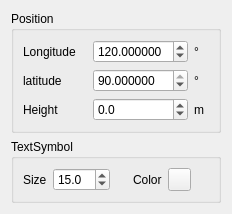
<?xml version="1.0" encoding="UTF-8"?>
<ui version="4.0">
 <class>text_tab_widget</class>
 <widget class="QWidget" name="text_tab_widget">
  <property name="geometry">
   <rect>
    <x>0</x>
    <y>0</y>
    <width>232</width>
    <height>198</height>
   </rect>
  </property>
  <property name="windowTitle">
   <string>Form</string>
  </property>
  <layout class="QGridLayout" name="gridLayout_4">
   <item row="1" column="0" rowspan="2" colspan="2">
    <widget class="QGroupBox" name="groupBox_2">
     <property name="title">
      <string>TextSymbol</string>
     </property>
     <layout class="QGridLayout" name="gridLayout_2">
      <item row="0" column="1">
       <widget class="QDoubleSpinBox" name="textSizeSpin">
        <property name="maximumSize">
         <size>
          <width>16777215</width>
          <height>16777215</height>
         </size>
        </property>
        <property name="frame">
         <bool>true</bool>
        </property>
        <property name="accelerated">
         <bool>false</bool>
        </property>
        <property name="decimals">
         <number>1</number>
        </property>
        <property name="minimum">
         <double>1.000000000000000</double>
        </property>
        <property name="value">
         <double>15.000000000000000</double>
        </property>
       </widget>
      </item>
      <item row="0" column="3">
       <widget class="QLabel" name="Color">
        <property name="enabled">
         <bool>true</bool>
        </property>
        <property name="maximumSize">
         <size>
          <width>16777215</width>
          <height>16777215</height>
         </size>
        </property>
        <property name="text">
         <string>Color</string>
        </property>
        <property name="textFormat">
         <enum>Qt::AutoText</enum>
        </property>
       </widget>
      </item>
      <item row="0" column="0">
       <widget class="QLabel" name="Size">
        <property name="text">
         <string>Size</string>
        </property>
       </widget>
      </item>
      <item row="0" column="4">
       <widget class="QToolButton" name="textColorBtn">
        <property name="maximumSize">
         <size>
          <width>23</width>
          <height>23</height>
         </size>
        </property>
       </widget>
      </item>
      <item row="0" column="2">
       <spacer name="horizontalSpacer">
        <property name="orientation">
         <enum>Qt::Horizontal</enum>
        </property>
        <property name="sizeHint" stdset="0">
         <size>
          <width>40</width>
          <height>20</height>
         </size>
        </property>
       </spacer>
      </item>
      <item row="0" column="5">
       <spacer name="horizontalSpacer_2">
        <property name="orientation">
         <enum>Qt::Horizontal</enum>
        </property>
        <property name="sizeHint" stdset="0">
         <size>
          <width>40</width>
          <height>20</height>
         </size>
        </property>
       </spacer>
      </item>
     </layout>
    </widget>
   </item>
   <item row="0" column="0" colspan="2">
    <widget class="QGroupBox" name="groupBox">
     <property name="title">
      <string>Position</string>
     </property>
     <layout class="QGridLayout" name="gridLayout_3">
      <item row="0" column="0">
       <layout class="QGridLayout" name="gridLayout">
        <item row="1" column="0">
         <widget class="QLabel" name="Hei">
          <property name="text">
           <string>latitude </string>
          </property>
         </widget>
        </item>
        <item row="2" column="0">
         <widget class="QLabel" name="Lat">
          <property name="text">
           <string>Height   </string>
          </property>
         </widget>
        </item>
        <item row="0" column="0">
         <widget class="QLabel" name="Lon">
          <property name="layoutDirection">
           <enum>Qt::LeftToRight</enum>
          </property>
          <property name="text">
           <string>Longitude</string>
          </property>
          <property name="alignment">
           <set>Qt::AlignLeading|Qt::AlignLeft|Qt::AlignVCenter</set>
          </property>
         </widget>
        </item>
        <item row="0" column="1">
         <widget class="QDoubleSpinBox" name="clongitudeSpin">
          <property name="decimals">
           <number>6</number>
          </property>
          <property name="minimum">
           <double>-180.000000000000000</double>
          </property>
          <property name="maximum">
           <double>180.000000000000000</double>
          </property>
          <property name="value">
           <double>120.000000000000000</double>
          </property>
         </widget>
        </item>
        <item row="1" column="1">
         <widget class="QDoubleSpinBox" name="clantitudeSpin">
          <property name="decimals">
           <number>6</number>
          </property>
          <property name="minimum">
           <double>-90.000000000000000</double>
          </property>
          <property name="maximum">
           <double>90.000000000000000</double>
          </property>
          <property name="value">
           <double>90.000000000000000</double>
          </property>
         </widget>
        </item>
        <item row="2" column="1">
         <widget class="QDoubleSpinBox" name="cheightSpin">
          <property name="decimals">
           <number>1</number>
          </property>
          <property name="minimum">
           <double>-999999999.000000000000000</double>
          </property>
          <property name="maximum">
           <double>999999999.000000000000000</double>
          </property>
          <property name="value">
           <double>0.000000000000000</double>
          </property>
         </widget>
        </item>
        <item row="0" column="2">
         <widget class="QLabel" name="label">
          <property name="minimumSize">
           <size>
            <width>15</width>
            <height>0</height>
           </size>
          </property>
          <property name="maximumSize">
           <size>
            <width>15</width>
            <height>16777215</height>
           </size>
          </property>
          <property name="text">
           <string>°</string>
          </property>
         </widget>
        </item>
        <item row="1" column="2">
         <widget class="QLabel" name="label_2">
          <property name="minimumSize">
           <size>
            <width>15</width>
            <height>0</height>
           </size>
          </property>
          <property name="maximumSize">
           <size>
            <width>15</width>
            <height>16777215</height>
           </size>
          </property>
          <property name="text">
           <string>°</string>
          </property>
         </widget>
        </item>
        <item row="2" column="2">
         <widget class="QLabel" name="label_hei">
          <property name="minimumSize">
           <size>
            <width>15</width>
            <height>0</height>
           </size>
          </property>
          <property name="maximumSize">
           <size>
            <width>15</width>
            <height>16777215</height>
           </size>
          </property>
          <property name="text">
           <string>m</string>
          </property>
         </widget>
        </item>
       </layout>
      </item>
     </layout>
    </widget>
   </item>
   <item row="3" column="0">
    <spacer name="verticalSpacer">
     <property name="orientation">
      <enum>Qt::Vertical</enum>
     </property>
     <property name="sizeHint" stdset="0">
      <size>
       <width>20</width>
       <height>40</height>
      </size>
     </property>
    </spacer>
   </item>
  </layout>
 </widget>
 <resources/>
 <connections/>
</ui>
